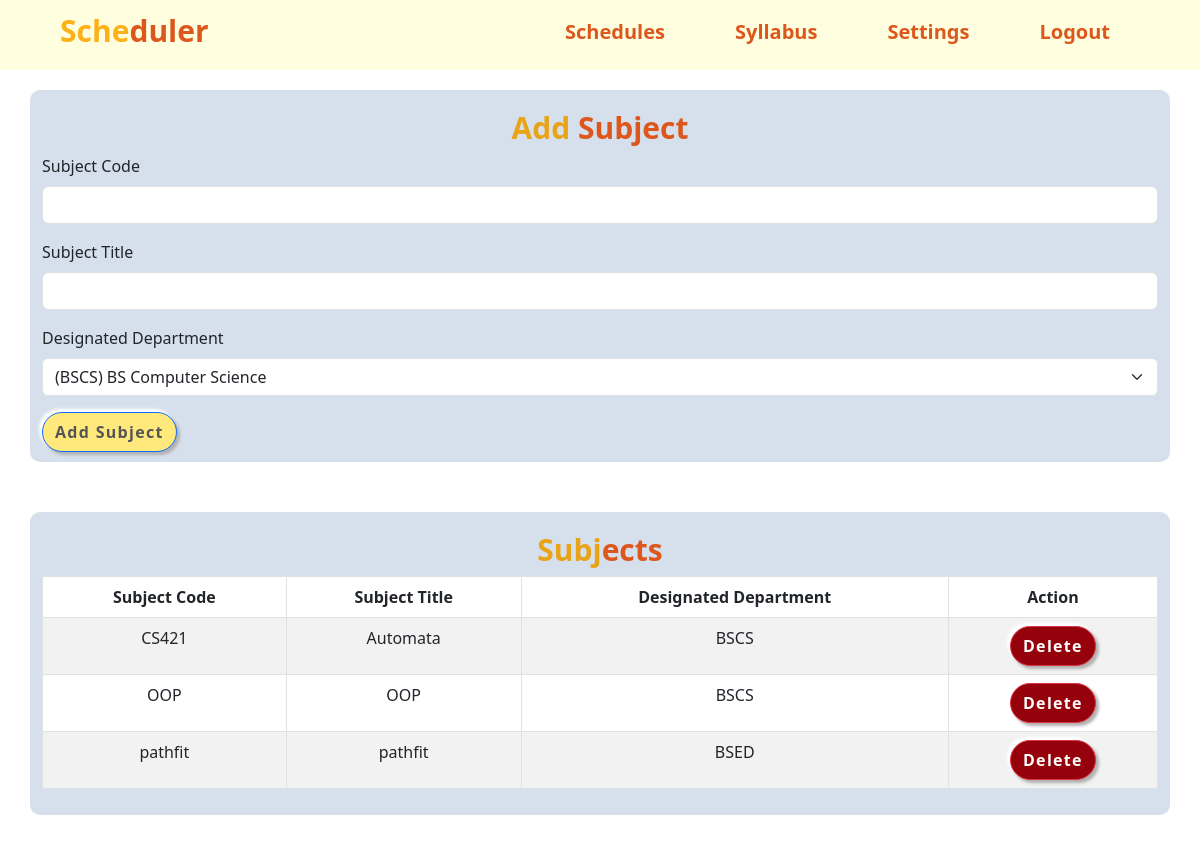
The page /subject.php on the database its author committed.
### tables this page shows
CREATE TABLE `subjects` (
  `subject_code` varchar(10) NOT NULL,
  `subject_title` varchar(255) NOT NULL,
  `department` varchar(255) NOT NULL
);

### subject.php (the view, shortened to what this page needs)
<?php
include 'dbconn.php';
$retrieve_sql = "SELECT subject_code, subject_title, department FROM subjects";
$result = $conn->query($retrieve_sql);
?>
<!DOCTYPE html>
<html>
<head>
    <link rel="stylesheet" href="https://cdn.jsdelivr.net/npm/bootstrap@5.3.0/dist/css/bootstrap.min.css">
    <link rel="stylesheet" type="text/css" href="css/subjects.css">
</head>
<body>
<?php include 'nav.php';?>
    <div class="container">
        <h2>Add <span>Subject</span></h2>
        <form action="subject.php" method="POST">
            <div class="mb-3">
                <label for="subject_code" class="form-label">Subject Code</label>
                <input type="text" class="form-control" name="subject_code" id="subject_code" required>
            </div>
            <div class="mb-3">
                <label for="subject_title" class="form-label">Subject Title</label>
                <input type="text" class="form-control" name="subject_title" id="subject_title" required>
            </div>
            <div class="mb-3">
                <label for="designated_department" class="form-label">Designated Department</label>
                <select class="form-select" name="designated_department" id="designated_department">
                    <option value="BSCS">(BSCS) BS Computer Science</option>
                </select>
            </div>
            <button type="submit" class="btn btn-primary">Add Subject</button>
        </form>
    </div>
    <div class="container mt-5 text-center">
        <h2 class="files">Subj<span>ects</span></h2>
        <table class="table table-bordered table-striped">
            <thead>
                <tr>
                    <th>Subject Code</th>
                    <th>Subject Title</th>
                    <th>Designated Department</th>
                    <th>Action</th>
                </tr>
            </thead>
            <tbody>
                <?php
                if ($result->num_rows > 0) {
                    while ($row = $result->fetch_assoc()) {
                ?>
                        <tr>
                            <td><?php echo $row['subject_code']; ?></td>
                            <td><?php echo $row['subject_title']; ?></td>
                            <td><?php echo $row['department']; ?></td>
                            <td>
                                <form method="post" action="">
                                    <button type="button" class="btn btn-danger mx-auto" onclick="confirmDelete('<?php echo $row['subject_code']; ?>')">Delete</button>
                                </form>
                            </td>
                        </tr>
                <?php
                    }
                } else {
                ?>
                    <tr>
                        <td colspan="4">No subjects added yet.</td>
                    </tr>
                <?php
                }
                ?>
            </tbody>
        </table>
    </div>
</body>
</html>

### subjects.css (style rules this page uses)
body { background-color: white; }
.container { background-color: #D6E0EC; margin-top: 20px; margin-bottom: 50px; padding-bottom: 10px; border-radius: 10px; }
h2, .files { color: #E8A317; text-align: center; padding-top: 20px; font-size: 30px; font-weight: 800; }
h2 span { color: #DD571C; }
.btn-primary { box-shadow: none; font-weight: 700; height: 40px; background-color: #FFE87C; color: #555; border-radius: 25px; box-shadow: 3px 3px 3px #b1b1b1, -3px -3px 3px #fff; letter-spacing: 1.3px; }
.btn-danger { box-shadow: none; font-weight: 700; height: 40px; background-color: #95020B; color: white; border-radius: 25px; box-shadow: 3px 3px 3px #b1b1b1, -3px -3px 3px #fff; letter-spacing: 1.3px; }

### nav.css (style rules this page uses)
:root { --color-yellow: #FBB117; --color-orange: #DD571C; }
* { margin: 0; padding: 0; box-sizing: border-box; }
body { font-family:"Georgia" sans-serif; }

### rows shown on the page
subjects: subject_code "CS421", subject_title "Automata", department "BSCS"
subjects: subject_code "OOP", subject_title "OOP", department "BSCS"
subjects: subject_code "pathfit", subject_title "pathfit", department "BSED"
